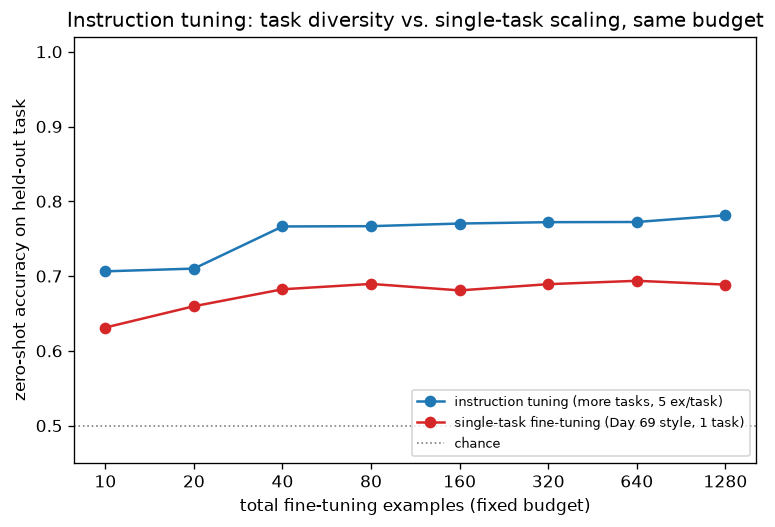

Python code for this plot:
"""
Day 71 -- Instruction tuning.

Simulates the core empirical finding behind instruction tuning (Wei et al.,
FLAN, 2021): zero-shot generalization to a HELD-OUT task improves with the
*number of distinct tasks* seen during fine-tuning, not with the total
number of training examples.

Toy model: every task's true decision boundary is w_task = w_shared +
noise_task, where w_shared is a fixed direction common to ALL tasks (a stand
-in for "the general instruction-following skill") and noise_task is a
random, task-specific component ("quirks of this one task"). Fitting a task
from examples gives a noisy estimate of w_task.

  - "single-task fine-tuning" (Day 69's approach, more examples of ONE task):
    the estimate converges to w_task = w_shared + noise_task -- more data
    only shrinks *estimation* noise, but the task's own private noise_task
    term never goes away. Accuracy on an unrelated held-out task plateaus,
    capped by how correlated that one task's private direction happens to
    be with the shared one.
  - "instruction tuning" (more DISTINCT tasks, few examples each): averaging
    estimates across many independent tasks cancels the noise_task terms by
    the same law-of-large-numbers logic as any Monte Carlo average, leaving
    something close to pure w_shared -- which transfers to any new task.

Same total example budget spent either way.
"""
import numpy as np
import matplotlib.pyplot as plt

np.random.seed(42)

D = 6  # shared "frozen representation" dimensionality
n_total_tasks = 500

w_shared = np.random.randn(D)
w_shared /= np.linalg.norm(w_shared)  # the common "follow instructions" direction

task_noise_sigma = 0.35
task_noise = np.random.randn(n_total_tasks, D) * task_noise_sigma
task_weights = w_shared[None, :] + task_noise  # w_task = w_shared + noise_task

held_out_idx = n_total_tasks - 1
train_task_pool = list(range(n_total_tasks - 1))
single_task_id = 0  # the one task all of Day-69-style fine-tuning is done on


def sample_task_points(task_id, n, rng):
    X = rng.randn(n, D)
    y = (X @ task_weights[task_id] > 0).astype(int)
    return X, y


def fit_task_direction(task_id, n_examples, rng):
    X, y = sample_task_points(task_id, n_examples, rng)
    sign = np.where(y == 1, 1.0, -1.0)
    return (X * sign[:, None]).mean(axis=0)  # correlation estimate of w_task


def eval_held_out(w_hat, rng, n_query=400):
    Xq, yq = sample_task_points(held_out_idx, n_query, rng)
    preds = (Xq @ w_hat > 0).astype(int)
    return (preds == yq).mean()


budget_points = [10, 20, 40, 80, 160, 320, 640, 1280]
examples_per_task_div = 5  # fixed, shallow per-task exposure
n_trials = 30
rng = np.random.RandomState(42)

diversity_acc, single_task_acc = [], []
for budget in budget_points:
    n_tasks_div = min(len(train_task_pool), max(1, budget // examples_per_task_div))

    accs_div, accs_single = [], []
    for _ in range(n_trials):
        tasks_div = rng.choice(train_task_pool, size=n_tasks_div, replace=False)
        w_div = np.mean([fit_task_direction(t, examples_per_task_div, rng) for t in tasks_div], axis=0)
        accs_div.append(eval_held_out(w_div, rng))

        w_single = fit_task_direction(single_task_id, budget, rng)
        accs_single.append(eval_held_out(w_single, rng))

    diversity_acc.append(np.mean(accs_div))
    single_task_acc.append(np.mean(accs_single))

fig, ax = plt.subplots(figsize=(6.5, 4.5))
ax.plot(budget_points, diversity_acc, marker="o", color="#1f77b4",
        label="instruction tuning (more tasks, 5 ex/task)")
ax.plot(budget_points, single_task_acc, marker="o", color="#d62728",
        label="single-task fine-tuning (Day 69 style, 1 task)")
ax.axhline(0.5, color="gray", linestyle=":", linewidth=1, label="chance")
ax.set_xscale("log", base=2)
ax.set_xticks(budget_points)
ax.set_xticklabels(budget_points)
ax.set_xlabel("total fine-tuning examples (fixed budget)")
ax.set_ylabel("zero-shot accuracy on held-out task")
ax.set_title("Instruction tuning: task diversity vs. single-task scaling, same budget")
ax.legend(loc="lower right", fontsize=8)
ax.set_ylim(0.45, 1.02)
fig.tight_layout()
fig.savefig("graph_DAY_71.png", dpi=120, bbox_inches="tight")
